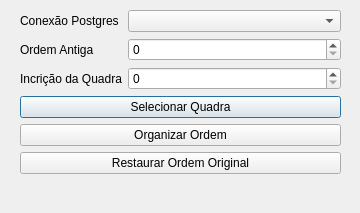
<?xml version="1.0" encoding="UTF-8"?>
<ui version="4.0">
 <class>OrganizadorDeLotesDialogBase</class>
 <widget class="QDialog" name="OrganizadorDeLotesDialogBase">
  <property name="geometry">
   <rect>
    <x>0</x>
    <y>0</y>
    <width>360</width>
    <height>213</height>
   </rect>
  </property>
  <property name="windowTitle">
   <string>OrganizadorDeLotes</string>
  </property>
  <widget class="QWidget" name="formLayoutWidget">
   <property name="geometry">
    <rect>
     <x>20</x>
     <y>10</y>
     <width>321</width>
     <height>181</height>
    </rect>
   </property>
   <layout class="QFormLayout" name="formLayout">
    <item row="0" column="0">
     <widget class="QLabel" name="conexaoLabel">
      <property name="text">
       <string>Conexão Postgres</string>
      </property>
     </widget>
    </item>
    <item row="0" column="1">
     <widget class="QComboBox" name="cmbConexao"/>
    </item>
    <item row="1" column="0">
     <widget class="QLabel" name="ordemAntigaLabel">
      <property name="text">
       <string>Ordem Antiga</string>
      </property>
     </widget>
    </item>
    <item row="1" column="1">
     <widget class="QSpinBox" name="spinOrdemPrimeira"/>
    </item>
    <item row="2" column="1">
     <widget class="QSpinBox" name="spinInsQuadra">
      <property name="enabled">
       <bool>true</bool>
      </property>
      <property name="maximum">
       <number>9999999</number>
      </property>
     </widget>
    </item>
    <item row="3" column="0" colspan="2">
     <widget class="QPushButton" name="btnSelecionarQuadra">
      <property name="toolTip">
       <string>Clique aqui e depois em uma quadra no mapa</string>
      </property>
      <property name="text">
       <string>Selecionar Quadra</string>
      </property>
     </widget>
    </item>
    <item row="4" column="0" colspan="2">
     <widget class="QPushButton" name="btnExecutar">
      <property name="text">
       <string>Organizar Ordem</string>
      </property>
     </widget>
    </item>
    <item row="2" column="0">
     <widget class="QLabel" name="spinInsQuadra_2">
      <property name="text">
       <string>Incrição da Quadra</string>
      </property>
     </widget>
    </item>
    <item row="5" column="0" colspan="2">
     <widget class="QPushButton" name="btnExcluirNovaOrdem">
      <property name="text">
       <string>Restaurar Ordem Original</string>
      </property>
     </widget>
    </item>
   </layout>
  </widget>
 </widget>
 <resources/>
 <connections/>
</ui>
